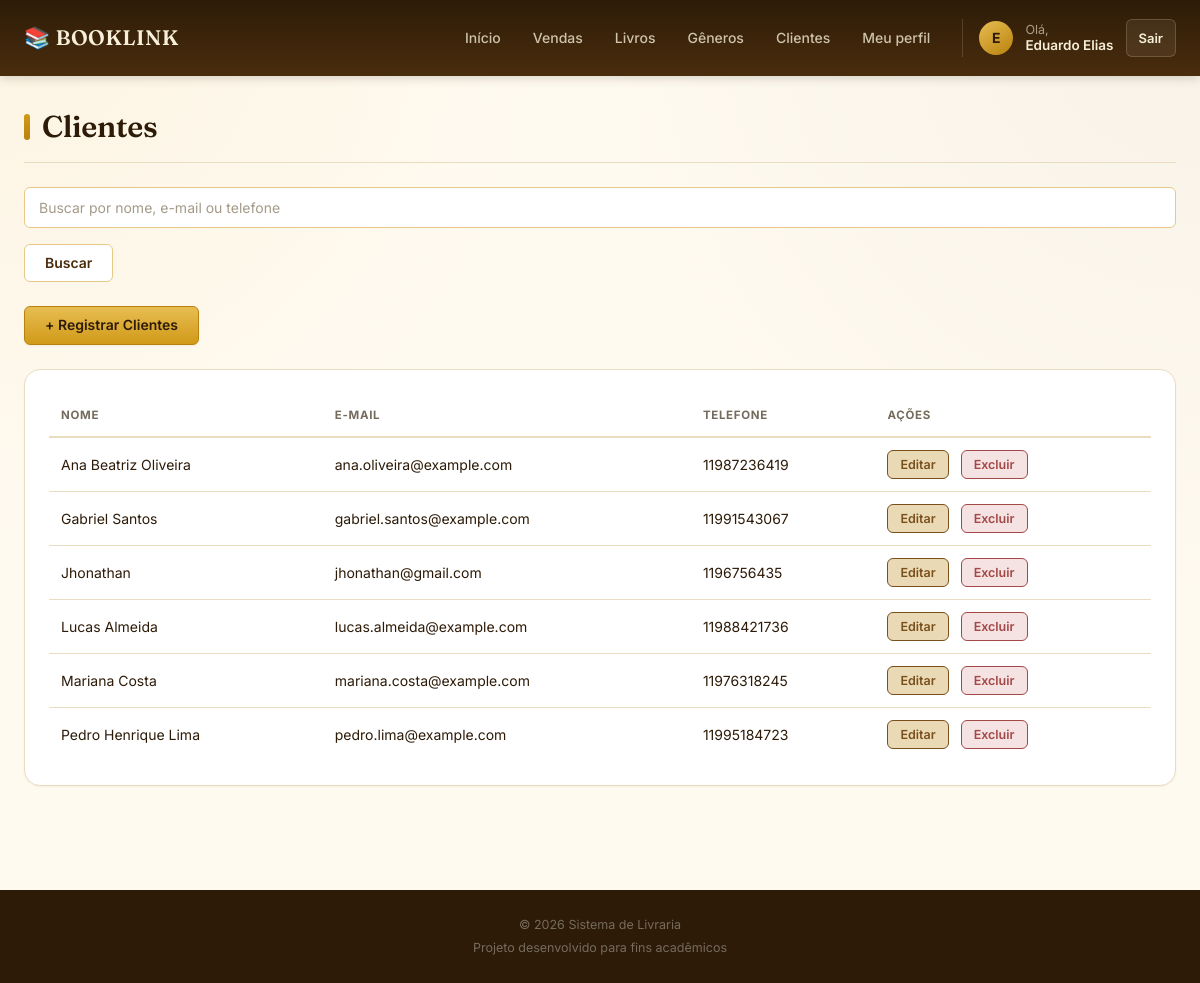
Page /compradores (signed in) on the committed database.
### models.py (models this page shows)
class Usuario(UserMixin, db.Model):
    __tablename__ = 'usuarios'
    id = db.Column(db.Integer, primary_key=True)
    nome = db.Column(db.String(100), nullable=False)
    email = db.Column(db.String(100), unique=True, nullable=False)
    senha = db.Column(db.String(255), nullable=False)
    tipo = db.Column(
        db.String(20),
        nullable=False,
        default='funcionario'
    )
    empresa_id = db.Column(
        db.Integer,
        db.ForeignKey('empresas.id'),
        nullable=True
    )
    data_cadastro = db.Column(
        db.DateTime,
        default=datetime.now
    )
    vendas = db.relationship(
        'Venda',
        backref='usuario',
        lazy=True
    )

class Comprador(db.Model):
    __tablename__ = 'compradores'
    id = db.Column(db.Integer, primary_key=True)
    nome = db.Column(
        db.String(100),
        nullable=False
    )
    email = db.Column(
        db.String(100),
        nullable=False
    )
    telefone = db.Column(
        db.String(20),
        nullable=True
    )
    empresa_id = db.Column(
        db.Integer,
        db.ForeignKey('empresas.id'),
        nullable=False
    )
    data_cadastro = db.Column(
        db.DateTime,
        default=datetime.now
    )
    vendas = db.relationship(
        'Venda',
        backref='comprador',
        lazy=True
    )

### routes/compradores.py (the view, shortened to what this page needs)
@compradores_bp.route('/compradores')
@login_required
def listar_compradores():
    busca = request.args.get(
        'busca',
        ''
    ).strip()
    query = Comprador.query.filter_by(
        empresa_id=current_user.empresa_id
    )
    compradores = query.order_by(
        Comprador.nome
    ).all()
    return render_template(
        'compradores/compradores.html',
        compradores=compradores,
        busca=busca
    )

### app.py (called while the page is built)
@lm.user_loader
def user_loader(id):
    usuario = Usuario.query.filter_by(
        id=id
    ).first()
    return usuario

### templates/compradores/compradores.html (shortened to what this page needs)
{% extends "base.html" %}
{% block content %}
<h1 class="titulo-pagina">
    Clientes
</h1>
<form
    method="GET"
    action="{{ url_for('compradores.listar_compradores') }}"
>
    <div class="campo">
        <input
            type="text"
            name="busca"
            placeholder="Buscar por nome, e-mail ou telefone"
            value="{{ busca }}"
        >
    </div>
    <button
        type="submit"
        class="botao"
    >
        Buscar
    </button>
</form>
<br>
<a
    class="botao botao-adicionar"
    href="{{ url_for('compradores.registrar_compradores') }}"
>
    + Registrar Clientes
</a>
<br>
<br>
<div class="table-container">
    <table>
        <thead>
            <tr>
                <th>Nome</th>
                <th>E-mail</th>
                <th>Telefone</th>
                <th>Ações</th>
            </tr>
        </thead>
        <tbody>
            {% for comprador in compradores %}
            <tr>
                <td>
                    {{ comprador.nome }}
                </td>
                <td>
                    {{ comprador.email }}
                </td>
                <td>
                    {{ comprador.telefone }}
                </td>
                <td>
                    <a
                        class="botao botao-editar"
                        href="{{ url_for(
                            'compradores.editar_comprador',
                            id=comprador.id
                        ) }}"
                    >
                        Editar
                    </a>
                    <a
                        class="botao botao-excluir"
                        href="{{ url_for(
                            'compradores.deletar_compradores',
                            id=comprador.id
                        ) }}"
                        onclick="return confirm(
                            'Tem certeza que deseja excluir este comprador?'
                        )"
                    >
                        Excluir
                    </a>
                </td>
            </tr>
            {% endfor %}
        </tbody>
    </table>
</div>
{% endblock %}

### templates/base.html (shortened to what this page needs)
<!DOCTYPE html>
<html lang="pt-br">
<head>
<link rel="stylesheet" href="{{ url_for('static', filename='style.css') }}">
</head>
<body>
<header class="header">
    <div class="header-container">
        <a href="{{ url_for('home') }}" class="logo">
            📚 BOOKLINK
        </a>
        <nav class="nav">
            <a href="{{ url_for('homeAdm.homeAdm') }}">
                Início
            </a>
            <a href="{{ url_for('vendas.nova_venda') }}">
                Vendas
            </a>
            <a href="{{ url_for('livros.listar_livros') }}">
                Livros
            </a>
            <a href="{{ url_for('generos.listar_generos') }}">
                Gêneros
            </a>
            <a href="{{ url_for('compradores.listar_compradores') }}">
                Clientes
            </a>
            <a href="{{ url_for('funcionarios.editar_funcionarios', id=current_user.id) }}">
                Meu perfil
            </a>
            {% if current_user.is_authenticated %}
                <div class="user-area">
                    <div class="user-avatar">
                        {{ current_user.nome[0]|upper }}
                    </div>
                    <div class="user-info">
                        <span>Olá,</span>
                        <strong>{{ current_user.nome }}</strong>
                    </div>
                    <a href="{{ url_for('logout') }}" class="logout-btn">
                        Sair
                    </a>
                </div>
            {% endif %}
        </nav>
    </div>
</header>
<main class="container">
    {% block content %}
    {% endblock %}
</main>
<footer class="footer">
    <p>
        © 2026 Sistema de Livraria
    </p>
    <p>
        Projeto desenvolvido para fins acadêmicos
    </p>
</footer>
</body>
</html>

### rows in the picture
Usuario: nome "E", nome "Eduardo Elias"
Comprador: nome "Ana Beatriz Oliveira", email "ana.oliveira@example.com", telefone "11987236419"
Comprador: nome "Gabriel Santos", email "gabriel.santos@example.com", telefone "11991543067"
Comprador: nome "Jhonathan", email "jhonathan@gmail.com", telefone "1196756435"
Comprador: nome "Lucas Almeida", email "lucas.almeida@example.com", telefone "11988421736"
Comprador: nome "Mariana Costa", email "mariana.costa@example.com", telefone "11976318245"
Comprador: nome "Pedro Henrique Lima", email "pedro.lima@example.com", telefone "11995184723"
